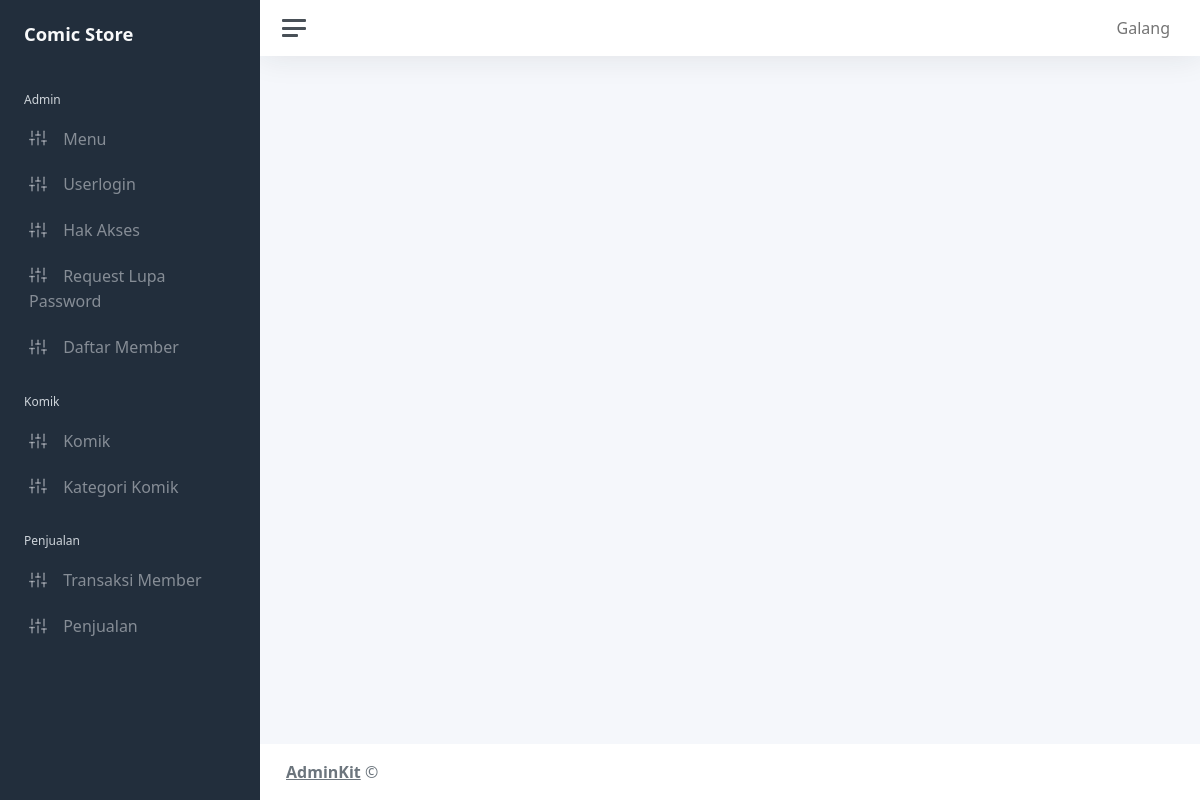
Screenshot of /admin/home.php (signed in) with the database file from the repository.
### tables this page shows
CREATE TABLE `hakakses_menu` (
  `id_hakakses` int(11) NOT NULL,
  `idmenu` int(11) DEFAULT NULL,
  `iduser` int(11) DEFAULT NULL
);

CREATE TABLE `mst_menu` (
  `idmenu` int(11) NOT NULL,
  `kode_menu` varchar(8) NOT NULL,
  `kategori_menu` varchar(25) NOT NULL,
  `nmmenu` varchar(25) NOT NULL,
  `link` varchar(50) NOT NULL
);

### admin/menu.php (the view)
<li class="sidebar-header">
    Admin
</li>
<?php
$iduser = $_SESSION['id_user'];
$qry_admin = mysqli_query($koneksidb, "SELECT a.*, b.*, c.* FROM hakakses_menu a INNER JOIN mst_userlogin b ON a.iduser = b.iduser INNER JOIN mst_menu c ON a.idmenu = c.idmenu WHERE a.iduser='$iduser' AND c.kategori_menu='admin'");
foreach ($qry_admin as $m) :
?>
    <li class="sidebar-item">
        <a class="sidebar-link" href="?modul=<?= $m['link']; ?>">
            <i class="align-middle" data-feather="sliders"></i> <span class="align-middle"><?= $m['nmmenu']; ?></span>
        </a>
    </li>
<?php
endforeach;
?>
<li class="sidebar-header">
    Komik
</li>
<?php
$qry_komik = mysqli_query($koneksidb, "SELECT a.*, b.*, c.* FROM hakakses_menu a INNER JOIN mst_userlogin b ON a.iduser = b.iduser INNER JOIN mst_menu c ON a.idmenu = c.idmenu WHERE a.iduser='$iduser' AND c.kategori_menu='komik'");
foreach ($qry_komik as $m) :
?>
    <li class="sidebar-item">
        <a class="sidebar-link" href="?modul=<?= $m['link']; ?>">
            <i class="align-middle" data-feather="sliders"></i> <span class="align-middle"><?= $m['nmmenu']; ?></span>
        </a>
    </li>
<?php
endforeach;
?>
<li class="sidebar-header">
    Penjualan
</li>
<?php
$qry_penjualan = mysqli_query($koneksidb, "SELECT a.*, b.*, c.* FROM hakakses_menu a INNER JOIN mst_userlogin b ON a.iduser = b.iduser INNER JOIN mst_menu c ON a.idmenu = c.idmenu WHERE a.iduser='$iduser' AND c.kategori_menu='penjualan'");
foreach ($qry_penjualan as $m) :
?>
    <li class="sidebar-item">
        <a class="sidebar-link" href="?modul=<?= $m['link']; ?>">
            <i class="align-middle" data-feather="sliders"></i> <span class="align-middle"><?= $m['nmmenu']; ?></span>
        </a>
    </li>
<?php
endforeach;
?>

### rows the page displays
hakakses_menu: idmenu.nmmenu "Menu"
hakakses_menu: idmenu.nmmenu "Userlogin"
hakakses_menu: idmenu.nmmenu "Hak Akses"
hakakses_menu: idmenu.nmmenu "Request Lupa Password"
hakakses_menu: idmenu.nmmenu "Daftar Member"
hakakses_menu: idmenu.nmmenu "Komik"
hakakses_menu: idmenu.nmmenu "Kategori Komik"
hakakses_menu: idmenu.nmmenu "Transaksi Member"
hakakses_menu: idmenu.nmmenu "Penjualan"

### other values shown
$_SESSION['namauser_log'] "Galang"
